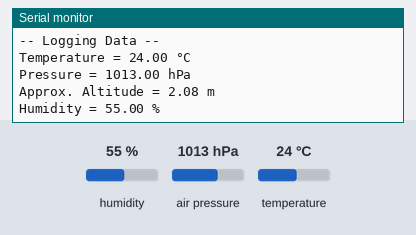
This sketch was run on a simulated Arduino Uno, built with avr-gcc and run on an emulated ATmega328P. On the bench: the last lines printed to the serial monitor. Inputs (shaded band) come from the test bench; at power-on: humidity 55 %, air pressure 1013 hPa, temperature 24 °C. Storage starts empty.

Above: at 1.2 s.
1.3 s: humidity set to 22 %
At 3.6 s:
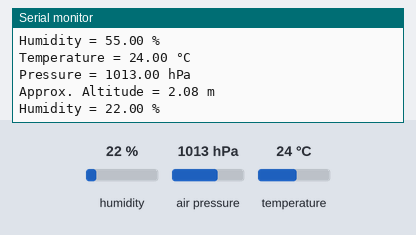
4.5 s: air pressure set to 952 hPa
At 6.6 s:
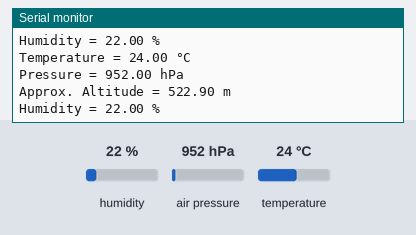

Measured:
- after the input at 1.3 s, the serial monitor: prints a new line after 1.9 s (image 1)
- after the input at 4.5 s, the serial monitor: prints a new line after 1.7 s (image 2)

The sketch:

bme280_sd_logger.ino
```cpp
#include <Wire.h>
#include <SPI.h>
#include <SD.h>
#include <Adafruit_Sensor.h>
#include <Adafruit_BME280.h>

#define BME_SCK 13
#define BME_MISO 12
#define BME_MOSI 11
#define BME_CS 10

#define SD_CS 10 // change to your SD module's CS pin!

#define SEALEVELPRESSURE_HPA (1013.25)

Adafruit_BME280 bme; // I2C

File dataFile;

unsigned long delayTime;

void setup() {
    Serial.begin(9600);
    while(!Serial);

    Serial.println(F("BME280 + SD Card Logger"));

    // Init SD card
    if (!SD.begin(SD_CS)) {
        Serial.println("SD card initialization failed!");
        while(1);
    }
    Serial.println("SD card initialized.");

    // Init BME280
    unsigned status;
    status = bme.begin(0x76);
    if (!status) {
        Serial.println("Could not find a valid BME280 sensor, check wiring, address, sensor ID!");
        while (1) delay(10);
    }

    Serial.println("-- Logging Data --");
    delayTime = 3000;

    // Optional: Write headers to the file
    dataFile = SD.open("datalog.txt", FILE_WRITE);
    if (dataFile) {
        dataFile.println("Temperature(C),Pressure(hPa),Altitude(m),Humidity(%)");
        dataFile.close();
    } else {
        Serial.println("Error opening datalog.txt for writing headers");
    }
}

void loop() {
    float temperature = bme.readTemperature();
    float pressure = bme.readPressure() / 100.0F;
    float altitude = bme.readAltitude(SEALEVELPRESSURE_HPA);
    float humidity = bme.readHumidity();

    // Print to Serial Monitor
    Serial.print("Temperature = "); Serial.print(temperature); Serial.println(" °C");
    Serial.print("Pressure = "); Serial.print(pressure); Serial.println(" hPa");
    Serial.print("Approx. Altitude = "); Serial.print(altitude); Serial.println(" m");
    Serial.print("Humidity = "); Serial.print(humidity); Serial.println(" %");
    Serial.println();

    // Save to SD card
    dataFile = SD.open("datalog.txt", FILE_WRITE);
    if (dataFile) {
        dataFile.print(temperature); dataFile.print(",");
        dataFile.print(pressure);    dataFile.print(",");
        dataFile.print(altitude);    dataFile.print(",");
        dataFile.println(humidity);
        dataFile.close();
    } else {
        Serial.println("Error opening datalog.txt for writing data");
    }

    delay(delayTime);
}
```
